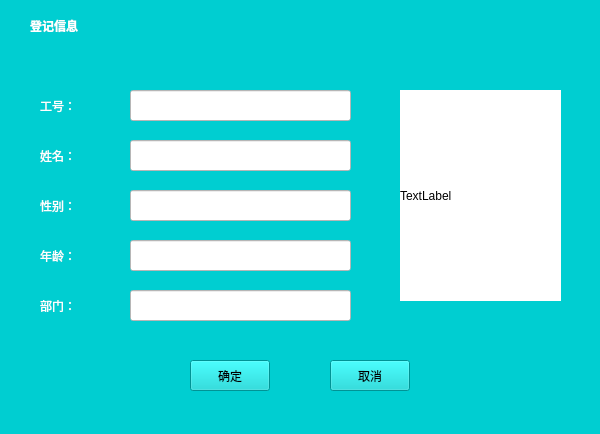
<?xml version="1.0" encoding="UTF-8"?>
<ui version="4.0">
 <class>InputInfo</class>
 <widget class="QWidget" name="InputInfo">
  <property name="geometry">
   <rect>
    <x>0</x>
    <y>0</y>
    <width>600</width>
    <height>434</height>
   </rect>
  </property>
  <property name="windowTitle">
   <string>Form</string>
  </property>
  <property name="styleSheet">
   <string notr="true">background-color:rgb(0,206,209)</string>
  </property>
  <widget class="QLabel" name="Titlelabel">
   <property name="geometry">
    <rect>
     <x>30</x>
     <y>10</y>
     <width>121</width>
     <height>31</height>
    </rect>
   </property>
   <property name="styleSheet">
    <string notr="true">color:white;font: 20pt &quot;Adobe 楷体 Std R&quot;;font-weight:bold</string>
   </property>
   <property name="text">
    <string>登记信息</string>
   </property>
  </widget>
  <widget class="QLabel" name="label">
   <property name="geometry">
    <rect>
     <x>40</x>
     <y>90</y>
     <width>51</width>
     <height>31</height>
    </rect>
   </property>
   <property name="styleSheet">
    <string notr="true">font: 12pt &quot;Adobe 黑体 Std R&quot;;color:rgb(255, 255, 255);font-size:bold</string>
   </property>
   <property name="text">
    <string>工号：</string>
   </property>
  </widget>
  <widget class="QLabel" name="label_2">
   <property name="geometry">
    <rect>
     <x>40</x>
     <y>140</y>
     <width>51</width>
     <height>31</height>
    </rect>
   </property>
   <property name="styleSheet">
    <string notr="true">font: 12pt &quot;Adobe 黑体 Std R&quot;;color:rgb(255, 255, 255);font-size:bold</string>
   </property>
   <property name="text">
    <string>姓名：</string>
   </property>
  </widget>
  <widget class="QLabel" name="label_3">
   <property name="geometry">
    <rect>
     <x>40</x>
     <y>190</y>
     <width>51</width>
     <height>31</height>
    </rect>
   </property>
   <property name="styleSheet">
    <string notr="true">font: 12pt &quot;Adobe 黑体 Std R&quot;;color:rgb(255, 255, 255);font-size:bold</string>
   </property>
   <property name="text">
    <string>性别：</string>
   </property>
  </widget>
  <widget class="QLabel" name="label_4">
   <property name="geometry">
    <rect>
     <x>40</x>
     <y>240</y>
     <width>51</width>
     <height>31</height>
    </rect>
   </property>
   <property name="styleSheet">
    <string notr="true">font: 12pt &quot;Adobe 黑体 Std R&quot;;color:rgb(255, 255, 255);font-size:bold</string>
   </property>
   <property name="text">
    <string>年龄：</string>
   </property>
  </widget>
  <widget class="QLabel" name="label_5">
   <property name="geometry">
    <rect>
     <x>40</x>
     <y>290</y>
     <width>51</width>
     <height>31</height>
    </rect>
   </property>
   <property name="styleSheet">
    <string notr="true">font: 12pt &quot;Adobe 黑体 Std R&quot;;color:rgb(255, 255, 255);font-size:bold</string>
   </property>
   <property name="text">
    <string>部门：</string>
   </property>
  </widget>
  <widget class="QToolButton" name="confirmButton">
   <property name="geometry">
    <rect>
     <x>190</x>
     <y>360</y>
     <width>80</width>
     <height>31</height>
    </rect>
   </property>
   <property name="text">
    <string>确定</string>
   </property>
  </widget>
  <widget class="QToolButton" name="cancelButton">
   <property name="geometry">
    <rect>
     <x>330</x>
     <y>360</y>
     <width>80</width>
     <height>31</height>
    </rect>
   </property>
   <property name="text">
    <string>取消</string>
   </property>
  </widget>
  <widget class="QLineEdit" name="IDEdit">
   <property name="geometry">
    <rect>
     <x>130</x>
     <y>90</y>
     <width>221</width>
     <height>31</height>
    </rect>
   </property>
   <property name="styleSheet">
    <string notr="true">background-color:white</string>
   </property>
  </widget>
  <widget class="QLineEdit" name="NameEdit">
   <property name="geometry">
    <rect>
     <x>130</x>
     <y>140</y>
     <width>221</width>
     <height>31</height>
    </rect>
   </property>
   <property name="styleSheet">
    <string notr="true">background-color:white</string>
   </property>
  </widget>
  <widget class="QLineEdit" name="GenderEdit">
   <property name="geometry">
    <rect>
     <x>130</x>
     <y>190</y>
     <width>221</width>
     <height>31</height>
    </rect>
   </property>
   <property name="styleSheet">
    <string notr="true">background-color:white</string>
   </property>
  </widget>
  <widget class="QLineEdit" name="AgeEdit">
   <property name="geometry">
    <rect>
     <x>130</x>
     <y>240</y>
     <width>221</width>
     <height>31</height>
    </rect>
   </property>
   <property name="styleSheet">
    <string notr="true">background-color:white</string>
   </property>
  </widget>
  <widget class="QLineEdit" name="ApartEdit">
   <property name="geometry">
    <rect>
     <x>130</x>
     <y>290</y>
     <width>221</width>
     <height>31</height>
    </rect>
   </property>
   <property name="styleSheet">
    <string notr="true">background-color:white</string>
   </property>
  </widget>
  <widget class="QLabel" name="piclabel">
   <property name="geometry">
    <rect>
     <x>400</x>
     <y>90</y>
     <width>161</width>
     <height>211</height>
    </rect>
   </property>
   <property name="styleSheet">
    <string notr="true">background-color:white</string>
   </property>
   <property name="text">
    <string>TextLabel</string>
   </property>
  </widget>
 </widget>
 <resources/>
 <connections/>
</ui>
